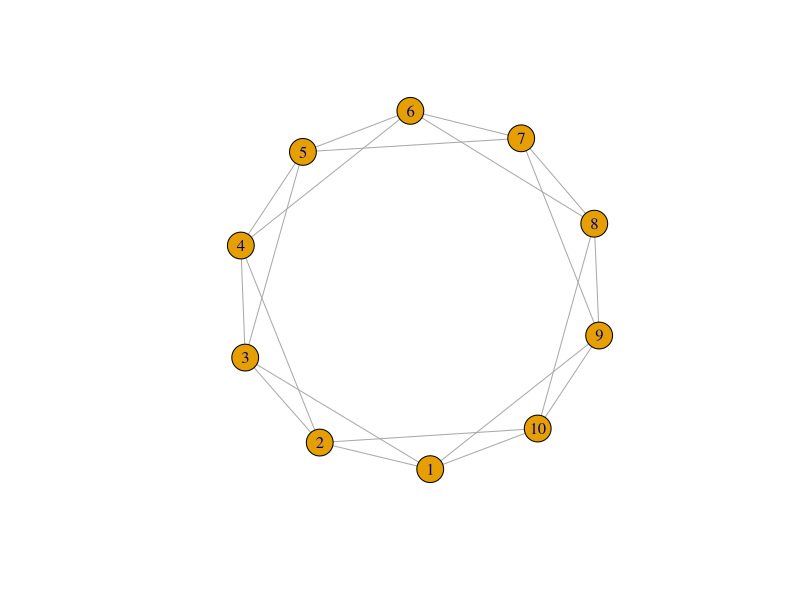
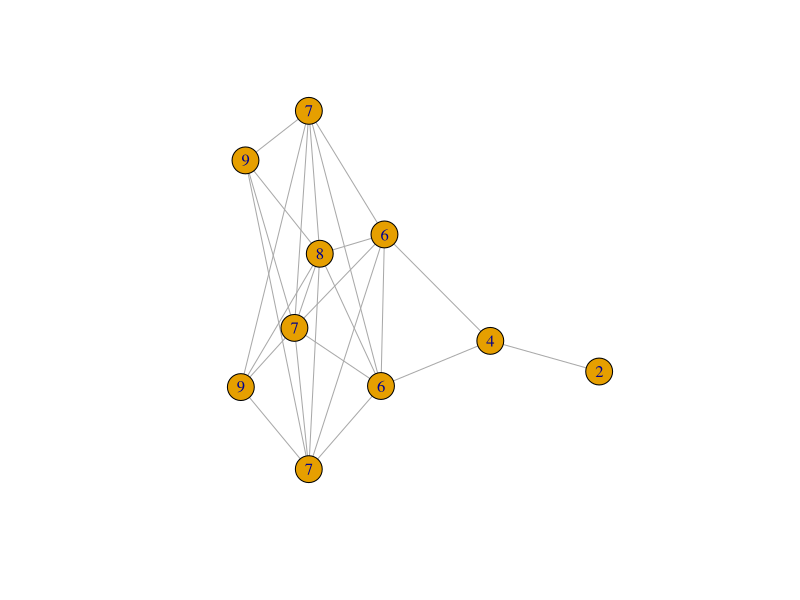
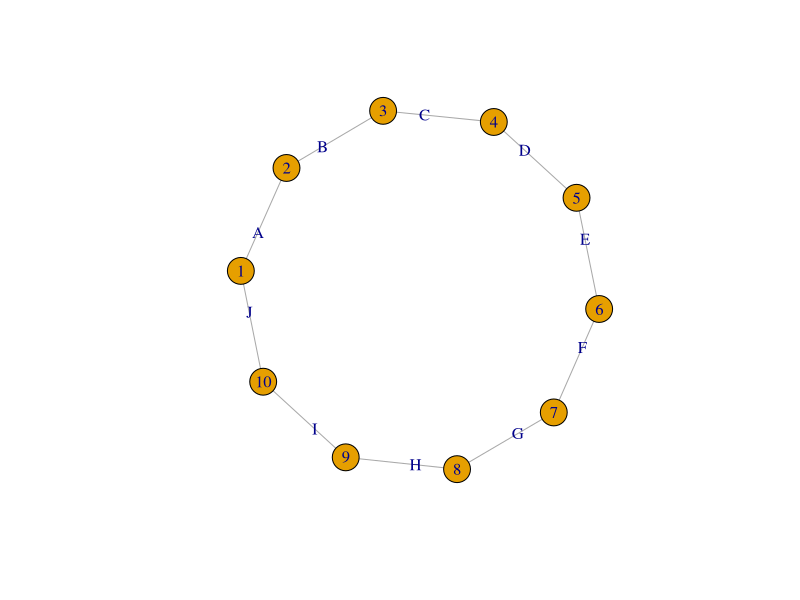
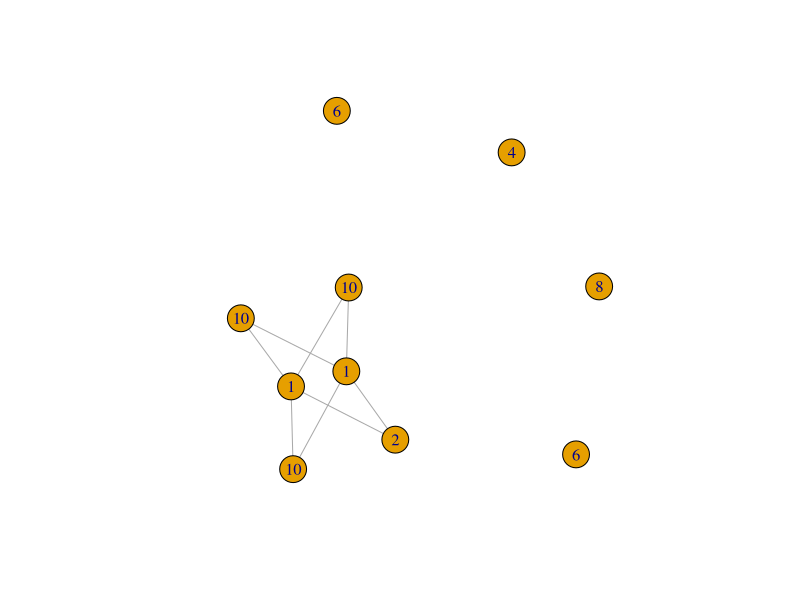

R code for these plots, in order:
library(igraph)

# Vertex Bootstrapping

vboot <- function(g) {
  if (!is_igraph(g)) {
    stop("Object must be an igraph graph.")
  }

  gboot <- make_empty_graph(0, FALSE)
  n <- vcount(g)
  dens <- edge_density(g)
  
  gboot <- gboot + vertices(sample(V(g), n, replace=TRUE))
  
  # The probability of there being an edge between any two vertices is the edge density.
  #
  # If the two artificial vertices correspond to the same real vertex and the random number
  # prob is less than the edge density of g, we add an edge between the two artifical vertices.
  # - OR -
  # If the two articial vertices correspond to different real vertices, add an edge betwen them
  # if that same edge exists in g.
  for(i in 1:n) {
    for(j in 1:n) {
      v1 <- V(gboot)[i]
      v2 <- V(gboot)[j]
      
      # No self-loops or multiple edges
      if (i != j && !are_adjacent(gboot, v1, v2)) {
        prob <- runif(1)
        if ((v1$name == v2$name && prob < dens) || are_adjacent(g, v1$name, v2$name)) {
          gboot <- add_edges(gboot, c(v1, v2))
        }
      }
    }
  }
  
  # Transfer vertex attributes from g to gboot
  if (length(vertex_attr(g)) != 0) {
    v_attr <- vertex_attr_names(g)
    for(i in 1:length(V(gboot))) {
      v <- V(gboot)[i]
      for(j in 1:length(v_attr)) {
        v_attr_name <- v_attr[j]
        v_attr_value <- vertex_attr(g, v_attr_name, v$name)
        gboot <- set_vertex_attr(gboot, v_attr_name, v, v_attr_value)
      }
    }
  }
  
  return(gboot)
}

# Tests
t <- make_lattice(length=10, dim=1, nei=2, circular = TRUE)
length(vertex_attr(t))
vt <- vboot(t)

length(E(t))
length(E(vt))

plot(t)
plot(vt, layout=layout_nicely(vt))

asdf <- make_ring(10) %>% 
  set_vertex_attr("label", value = LETTERS[1:10]) %>%
  set_vertex_attr("color", index=1, value="blue")
vasdf <- vboot(asdf)
vertex_attr(vasdf)
vertex_attr(asdf)

qwer <- make_ring(10) %>%
  set_edge_attr("label", value = LETTERS[1:10])
vqwer <- vboot(qwer)
plot(qwer)
plot(vqwer)
E(vqwer)
edge_attr(qwer)
edge_attr(vqwer)

g <- make_graph(c(1,2, 2,3, 2,4, 3,4), directed=FALSE)

